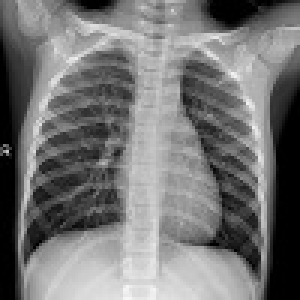
#> input picture Negative/N1.jpg, 100 x 100 px (shown 3 times larger); its folder holds only this picture in this run
$ python SVM_Corona_Virus.py
#> lines starting #> are read from the running program, lines starting #| are printed output that depends on the picture; after the words box and inside, x2 and y2 are one past the last pixel; in counts of white or black regions, pixels touching at a corner belong together; long printed decimals are rounded
import numpy as np
from PIL import Image
import glob
import pandas as pd
from sklearn.svm import SVC
from sklearn.metrics import accuracy_score
import matplotlib.pyplot as plot
from sklearn.model_selection import train_test_split


image_list_Negative = []
image_list_Positive = []
y=[]
X=[]
thresh = 120
maxval = 255

for filename in glob.glob(r"C:\Users\Sarah Hesham\OneDrive\Documents\PycharmProjects\Lab Neural Network\Negative/*.jpg"):
    im=Image.open(filename)
#> im is the input picture: PIL image 100x100 RGB; min 0, max 246, mean 116.7
    im_gray=np.array((im).convert('L'))
    im_bin = (im_gray > thresh) * maxval
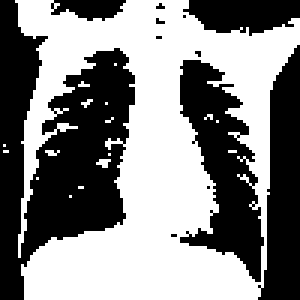
#> im_bin: shape (100, 100) int64 (shown 3 times larger); 52.1% white; 12 black regions (7 under 20 px), largest, box (x1, y1, x2, y2) and area: (0, 0, 45, 100) 2415, (60, 20, 88, 94) 1052, (86, 15, 100, 100) 835, (61, 0, 100, 12) 345, (17, 0, 42, 7) 122
    image_list_Negative.append(im_bin)
    Image.fromarray(np.uint8(im_bin)).save("bin.jpg")

for filename in glob.glob(r"C:\Users\Sarah Hesham\OneDrive\Documents\PycharmProjects\Lab Neural Network\Positive/*.jpg"):
    im=Image.open(filename)
    im_gray2=(np.array((im).convert('L')))
    im_bin = (im_gray2 > thresh) * maxval
    image_list_Positive.append(im_bin)
    Image.fromarray(np.uint8(im_bin)).save("bin.jpg")

X=image_list_Negative+image_list_Positive
#> X = 1 item
X=np.array(X).reshape(40,-1)
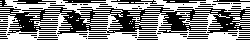
#> X: shape (40, 250) int64; 52.1% white; 96 black regions (80 under 20 px), largest, box (x1, y1, x2, y2) and area: (0, 7, 250, 34) 3449, (13, 0, 56, 4) 108, (63, 0, 106, 3) 106
for i in range (20):
    y.append(0)
for i in range (20):
    y.append(1)

#Split data into training and testing sets
X_train,X_test,y_train,y_test=train_test_split(X,y,test_size=0.3,shuffle=True)
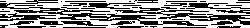
#> X_train: shape (28, 250) int64; 54.5% white; 54 black regions (31 under 20 px), largest, box (x1, y1, x2, y2) and area: (0, 0, 208, 26) 956, (115, 7, 250, 25) 612, (0, 13, 56, 21) 217
#> y_train = 28 values, max 1 at index 0, min 0 at index 1, mean 0.464; y_test = [1, 1, 1, 0, 0, 0, 1, 0, 0, 1, 1, 1]
#This gave me perfect accuracy rate, I have tried different kernels and this is the best one
model=SVC(kernel="linear")
model.fit(X_train,y_train)
y_Pred=model.predict(X_test)
#> y_Pred = [1, 1, 1, 1, 0, 0, 1, 1, 0, 1, 1, 1]
print(accuracy_score(y_test,y_Pred))
#| 0.8333
#To get the number of support vectors of each class
print(model.n_support_)
#To get the support vectors
print(model.support_vectors_)
#To get the indices of the support vectors
print(model.support_)
print(model.dual_coef_)
print(model.intercept_)

print(y_Pred)
#| [1 1 1 1 0 0 1 1 0 1 1 1]

$ run again, on Negative/N14.jpg
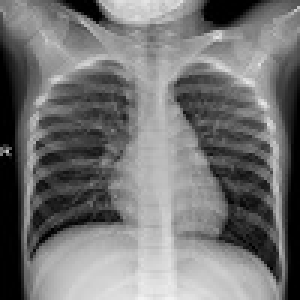
#> input picture Negative/N14.jpg, 100 x 100 px (shown 3 times larger)
#> im is the input picture: PIL image 100x100 RGB; min 0, max 242, mean 115.6
#> `im_bin = (im_gray > thresh) * maxval`:
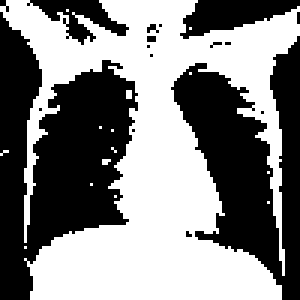
#> im_bin: shape (100, 100) int64 (shown 3 times larger); 51.5% white; 17 black regions (13 under 20 px), largest, box (x1, y1, x2, y2) and area: (0, 4, 46, 100) 2427, (57, 12, 100, 100) 1872, (60, 0, 100, 13) 299, (9, 0, 43, 15) 211
#> `X=image_list_Negative+image_list_Positive`: X = 1 item
#> `X_train,X_test,y_train,y_test=train_test_split(X,y,test_size=0.3,shuff..`:
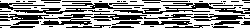
#> X_train: shape (28, 250) int64; 55.5% white; 66 black regions (42 under 20 px), largest, box (x1, y1, x2, y2) and area: (113, 3, 250, 14) 498, (41, 13, 147, 25) 491, (14, 3, 132, 14) 413
#> y_train = 28 values, max 1 at index 0, min 0 at index 1, mean 0.464; y_test = [1, 1, 1, 0, 0, 0, 1, 0, 0, 1, 1, 1]
#> y_Pred = [0, 1, 1, 1, 0, 0, 1, 0, 0, 1, 1, 1]
#| 0.8333
#| [0 1 1 1 0 0 1 0 0 1 1 1]
